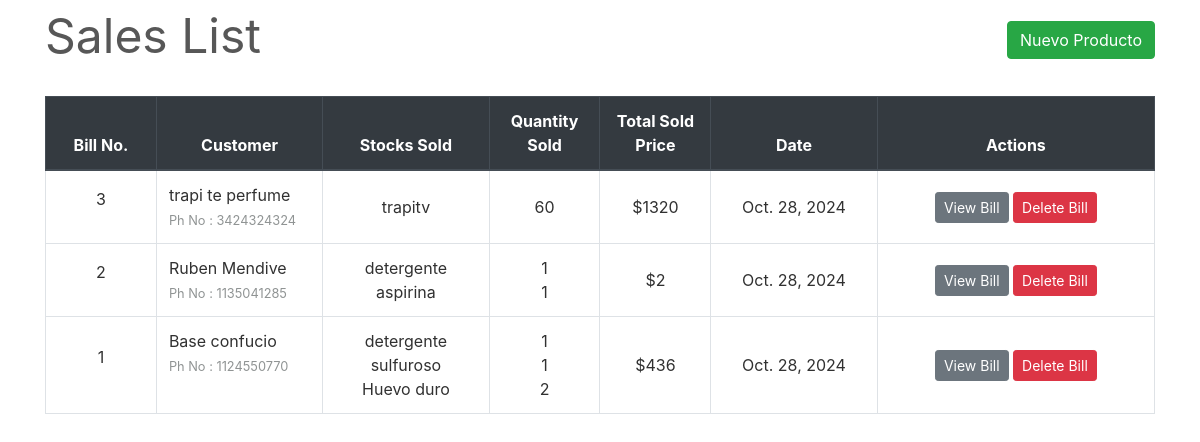
Page /transactions/sales/ on the committed database.
### transactions/models.py (models this page shows, shortened)
class SaleBill(models.Model):
    billno = models.AutoField(primary_key=True)
    time = models.DateTimeField(auto_now=True)
    name = models.CharField(max_length=150)
    phone = models.CharField(max_length=12)
    address = models.CharField(max_length=200)
    email = models.EmailField(max_length=254)
    gstin = models.CharField(max_length=15)
    def get_items_list(self):
        return SaleItem.objects.filter(billno=self)
    def get_total_price(self):
        saleitems = SaleItem.objects.filter(billno=self)
        total = 0
        for item in saleitems:
            total += item.totalprice
        return total

class SaleItem(models.Model):
    billno = models.ForeignKey(SaleBill, on_delete=models.CASCADE, related_name='salebillno')
    stock = models.ForeignKey(Stock, on_delete=models.CASCADE, related_name='saleitem')
    quantity = models.IntegerField(default=1)
    perprice = models.IntegerField(default=1)
    totalprice = models.IntegerField(default=1)

### inventory/models.py (models this page shows, shortened)
class Stock(models.Model):
    id = models.AutoField(primary_key=True)
    name = models.CharField(max_length=30, unique=True)
    category = models.CharField(
        max_length=50,
        choices=[
            ('Limpiadores varios', 'Limpiadores varios'),
            ('Productos para piscinas', 'Productos para piscinas'),
            ('Higiene personal', 'Higiene personal'),
            ('Desodorantes de piso', 'Desodorantes de piso'),
            ('Ceras de pisos', 'Ceras de pisos'),
            ('Perfumes de telas', 'Perfumes de telas'),
            ('Lavado de ropas', 'Lavado de ropas'),
            ('Envases y afines', 'Envases y afines'),
            ('Difusores ambientales', 'Difusores ambientales'),
            ('Productos para autos', 'Productos para autos'),
            ('Escencias de perfumes y desodorantes', 'Escencias de perfumes y desodorantes')
        ]
    )
    quantity = models.DecimalField(max_digits=10, decimal_places=2, default=0)
    min_stock = models.DecimalField(max_digits=10, decimal_places=2, default=0)
    is_composite = models.BooleanField(default=False)
    parent_material = models.ForeignKey(
        'self',
        on_delete=models.SET_NULL,
        null=True,
        blank=True,
        related_name='submaterials',
        help_text="Define si este material es un submaterial de otro"
    )
    is_deleted = models.BooleanField(default=False)

### transactions/views.py (the view)
class SaleView(ListView):
    model = SaleBill
    template_name = "sales/sales_list.html"
    context_object_name = 'bills'
    ordering = ['-time']
    paginate_by = 10

### transactions/templates/sales/sales_list.html (shortened to what this page needs)
{% extends "base.html" %}
{% load widget_tweaks %}
{% block content %}
    <div class="row" style="color: #575757; font-style: bold; font-size: 3rem;">
        <div class="col-md-8">Sales List</div>
        <div class="col-md-4">
            <div style="float:right;"> <a class="btn btn-success" href="{% url 'new-sale' %}">Nuevo Producto</a> </div>
        </div>
    </div>
    <br>
    <table class="table table-css table-bordered table-hover">
        <thead class="thead-dark align-middle">
            <tr>
                <th width="10%">Bill No.</th>
                <th width="15%">Customer</th>
                <th width="15%">Stocks Sold</th>
                <th width="10%">Quantity Sold</th>
                <th width="10%">Total Sold Price</th>
                <th width="15%">Date</th>
                <th width="25%">Actions</th>
            </tr>
        </thead>
{% if bills %}
        <tbody>
            {% for sale in bills %}
            <tr>
                <td class="align-middle"> <p>{{ sale.billno }}</p> </td>
                <td class=""> {{ sale.name }} <br> <small style="color: #909494">Ph No : {{ sale.phone }}</small> </td>
                <td class="align-middle">{% for item in sale.get_items_list %} {{ item.stock.name }} <br> {% endfor %}</td>
                <td class="align-middle">{% for item in sale.get_items_list %} {{ item.quantity }} <br> {% endfor %}</td>
                <td class="align-middle">${{ sale.get_total_price }}</td>
                <td class="align-middle">{{ sale.time.date }}</td>
                <td class="align-middle"> <a href="{% url 'sale-bill' sale.billno %}" class="btn btn-secondary btn-sm">View Bill</a> <a href="{% url 'delete-sale' sale.pk %}" class="btn btn-danger btn-sm">Delete Bill</a> </td>
            </tr>
            {% endfor %}
        </tbody>
    </table>
{% else %}
        <tbody></tbody>
    </table>
    <br><br><br><br><br><br><br><br>
    <div style="color: #575757; font-style: bold; font-size: 1.5rem; text-align: center;">Los registros están vacíos. Intente agregar algunos.</div>
{% endif %}
{% endblock content %}

### homepage/static/css/main.css (style rules this page uses)
body, html { height: 100%; }
p { color: rgb(49, 49, 49); }
a { color: #55b159; }
.table-css { color: #313131; }
.align-middle { text-align: center; }

### rows in the picture
SaleBill: billno "3", name "trapi te perfume", phone "3424324324", get_total_price "1320", time "Oct. 28, 2024"
SaleItem: stock.name "trapitv", quantity "60"
SaleBill: billno "2", name "Ruben Mendive", phone "1135041285", get_total_price "2", time "Oct. 28, 2024"
SaleItem: stock.name "detergente", quantity "1"
SaleItem: stock.name "aspirina", quantity "1"
SaleBill: billno "1", name "Base confucio", phone "1124550770", get_total_price "436", time "Oct. 28, 2024"
SaleItem: stock.name "detergente", quantity "1"
SaleItem: stock.name "sulfuroso", quantity "1"
SaleItem: stock.name "Huevo duro", quantity "2"
